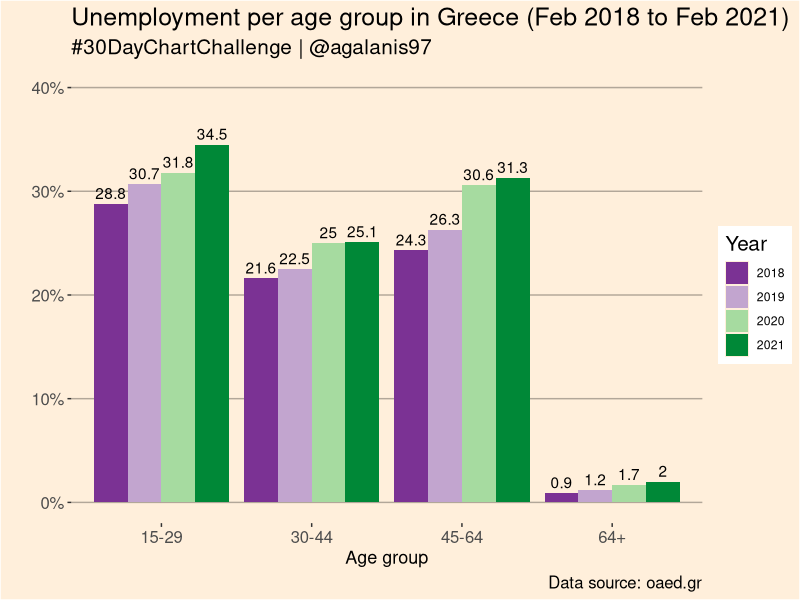

Reproduce this figure in R.
if (!require('here')) install.packages('here'): library('here')
if (!require('ggplot2')) install.packages('ggplot2'): library('ggplot2')
if (!require('ggpubr')) install.packages('ggpubr'): library('ggpubr')
if (!require('tidyverse')) install.packages('tidyverse'): library('tidyverse')
if (!require('ggthemes')) install.packages('ggthemes'): library('ggthemes')
if (!require('RColorBrewer')) install.packages('RColorBrewer'): library('RColorBrewer')


unemployment <- read.csv("unemployment_groups.csv")
unemployment$Year <- as.factor(unemployment$Year)

p1 <- ggplot(unemployment, aes(fill=Year, y=Percent, x=Age_group, label = Percent)) + 
  geom_bar(position="dodge", stat="identity") + scale_fill_brewer(palette = 3, type = "div") + scale_y_continuous(limits = c(0,40), labels = c("0%","10%","20%","30%","40%")) + theme(axis.text.x = element_text(size = 12), axis.text.y = element_text(size = 12), panel.background = element_rect(fill = "#ffefdb"), plot.background = element_rect(fill="#ffefdb"), panel.grid.major.x = element_blank(), panel.grid.major.y = element_line(colour = "#b2a799"), panel.grid.minor = element_blank(), axis.title.x = element_text(size = 13), title = element_text(size = 15))+ geom_text(aes(label = Percent, y = Percent, group = Year), position = position_dodge(width = 0.9),vjust = -0.4) + labs(x="Age group", y="", title ="Unemployment per age group in Greece (Feb 2018 to Feb 2021)", subtitle = "#30DayChartChallenge | @agalanis97", caption = "Data source: oaed.gr")
 

ggsave(p1, filename = "day9.pdf")
